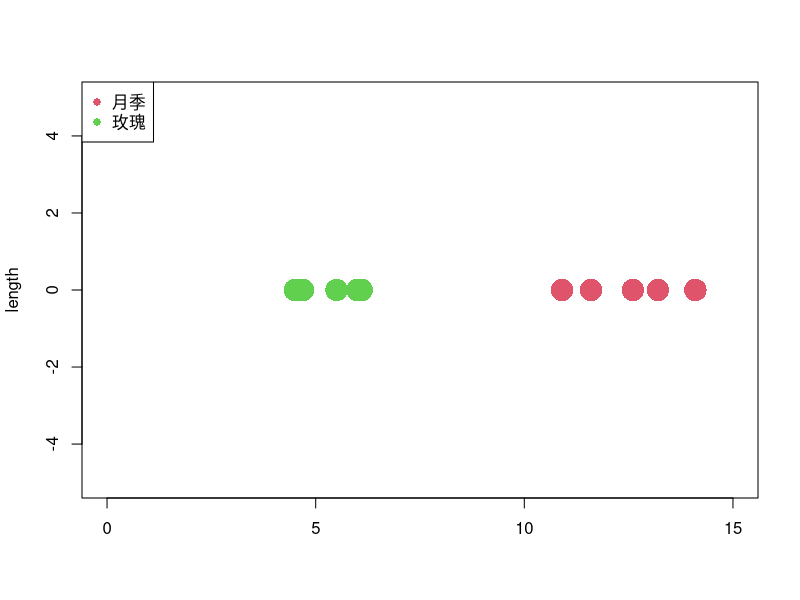

Reproduce this figure in R.
'<-'(
  sigmoid,
  function(x)
  {
    return(1/(1+exp(-1*x)))
  }
)

'<-'(
  sigmoid_loss,
  function(x)
  {
    tmp <- sigmoid(x)
    return(tmp*(1-tmp))
  }
)

'<-'(
  turn_back,
  function(x)
  {
    return(x)
  }
)

'<-'(
  turn_back_loss,
  function(x)
  {
    return(rep(1, length(x)))
  }
)

'<-'(
  new.layer,
  function(info, input_num, neuron_num,active_function,loss_function,eta=0.01)
  {
    layer <- info
    attr(layer, 'connection') <- matrix(runif(input_num*neuron_num),input_num,neuron_num)
    attr(layer, 'threshold') <- runif(neuron_num)
    attr(layer, 'active') <- active_function
    attr(layer, 'loss') <- loss_function
    attr(layer, 'eta') <- eta
    '<-'(
      attr(layer, 'predict'),
      function(layer, x)
      {
        return(attr(layer, 'active')((x %*% attr(layer, 'connection')) - attr(layer, 'threshold')))
      }
    )
    '<-'(
      attr(layer, 'fix'),
      function(layer, input, output, error)
      {
        dt <- attr(layer, 'eta')*error*attr(layer, 'loss')(output)
        attr(layer, 'threshold') <- attr(layer, 'threshold') + dt * -1
        dw <- t(input) %*% dt
        attr(layer, 'connection') <- attr(layer, 'connection') + dw
        return(layer)
      }
    )
    return(layer)
  }
)

'<-'(
  new.network,
  function(info, input_dim, output_dim, layers_dim, is_div = T, hide_func=sigmoid, hide_loss=sigmoid_loss)
  {
    network <- info
    attr(network, 'deep') <- length(layers_dim)
    #attr(network, 'errors') <- 'error'
    #attr(attr(network, 'errors'), 'out') <- rep(0, output_dim)
    in_num <- input_dim
    cnt <- 1
    for(i in layers_dim)
    {
      attr(network, as.character(cnt)) <- new.layer(cnt, in_num, i, hide_func, hide_loss, 0.01)
      #attr(attr(network, 'errors'), as.character(cnt)) <- rep(0, i)
      cnt <- cnt + 1
      in_num <- i
    }
    if(is_div)
    {
      attr(network, 'out')  <- new.layer('out', in_num, output_dim, sigmoid, sigmoid_loss, 0.01)
    }
    else
    {
      attr(network, 'out')  <- new.layer('out', in_num, output_dim, turn_back, turn_back_loss, 0.01) 
    }
    '<-'(
      attr(network, 'predict'),
      function(network, x)
      {
        ps <- 'errors'
        attr(ps, '0') <- x
        for(i in as.character(1:attr(network, 'deep')))
        {
          layer <- attr(network, i)
          x <- attr(layer, 'active')((x %*% attr(layer, 'connection')) - attr(layer, 'threshold'))
          attr(ps, i) <- x
        }
        layer <- attr(network, 'out')
        tmp <- ps
        ps <- attr(layer, 'active')((x %*% attr(layer, 'connection')) - attr(layer, 'threshold'))
        for(i in as.character(0:attr(network, 'deep')))
        {
          attr(ps, i) <- attr(tmp, i)
        }
        return(ps)
      }
    )
    '<-'(
      attr(network, 'fix'),
      function(network, xs, ys, iter=100)
      {
        #pre-training
        x_num <- dim(xs)[1]
        deep <- attr(network, 'deep')
        x_dim <- dim(xs)[2]
        for(each in as.character(1:deep))
        {
          for(it in 1:iter)
          {
            for(k in 1:x_num)
            {
              x <- xs[k,]
              y <- ys[k,]
              layer <- attr(network, each)
              vna_layer <- new.layer('vna',dim(attr(layer,'connection'))[2],x_dim,turn_back,turn_back_loss)
              layer <- attr(network, each)
              ps <- attr(network, 'predict')(network, x)
              tx <- attr(ps, each)
              error <- x - attr(vna_layer, 'predict')(vna_layer, tx)
              if(each != '1')
              {
                ox <- attr(ps, as.character(as.numeric(each)-1))
              }
              else
              {
                ox <- x
              }
              attr(network, each) <- attr(layer, 'fix')(layer, ox, tx, error)
              x_dim <- length(tx) 
            }
          }
        }
        attr(network, 'out') <- vna_layer
        return(network)
        
        hsy <- numeric(iter)
        #fine-tuning
        for(it in 1:iter)
        {
          for(k in 1:x_num)
          {
            x <- xs[k,]
            y <- ys[k,]
            yp <- attr(network, 'predict')(network, x)
            error <- y - yp
            hsy[it] <- sum(error^2)
            layer <- attr(network, 'out')
            connect_weights <- attr(layer, 'connection')
            attr(network, 'out') <- attr(layer, 'fix')(layer, attr(yp, as.character(deep)), yp, error)
            error <- attr(layer, 'loss')(yp) * error
            for(i in as.character(deep:1))
            {
              layer <- attr(network, i)
              in_x <- attr(yp, as.character(as.numeric(i)-1))
              error <- as.vector(connect_weights %*% error)
              connect_weights <- attr(layer, 'connection')
              attr(network, i) <- attr(layer, 'fix')(layer, in_x, attr(yp, i), error)
              error <- attr(layer, 'loss')(yp) * error
            }
          }
        }
        plot(1:iter, hsy,'l')
        return(network)
      }
    )
    return(network)
  }
)

dat1 <- c(10.9,14.1,12.6,13.2,11.6)
dat2 <- c(6.1,4.5,5.5,6.0,4.7)
plot(dat1,rep(0,5),col=2,cex=3,pch=16,xlim = c(0,15),ylim=c(-5,5),xlab='',ylab='length')
lines(dat2, rep(0,5),col=3,cex=3,pch=16,type='p')
legend(legend = c('月季','玫瑰'),'topleft',pch=c(16,16),col=c(2,3))